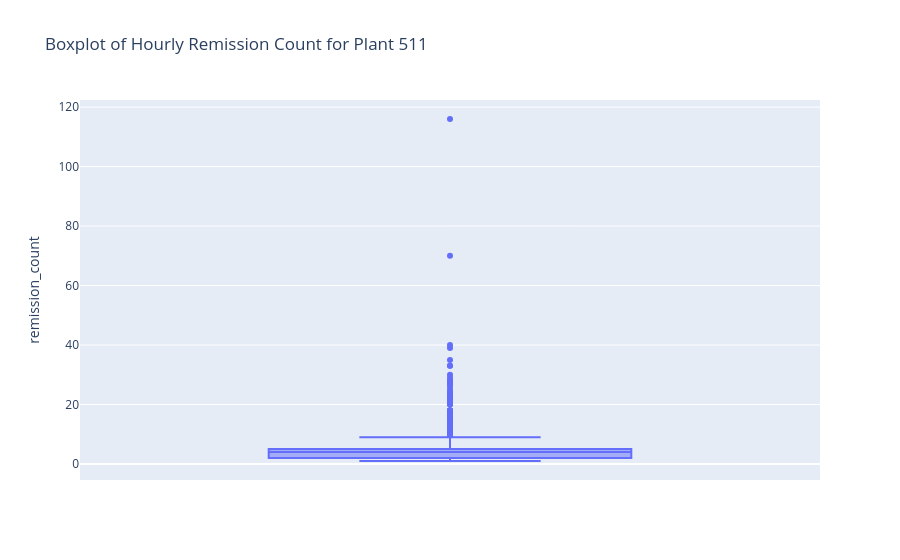

Here is the notebook cell this chart was saved with:
### Code cell
# Plant 511 remission count boxplot (row count) 
plant_511_counts = (
    remissions.loc[remissions["ship_plant_code"] == "511"]
    .groupby(remissions["start_time"].dt.floor("h"))
    .size()
    .reset_index(name="remission_count")
)
fig = px.box(
    plant_511_counts,
    y="remission_count",
    title="Boxplot of Hourly Remission Count for Plant 511",
)
fig.show()

### Figure 1 — Plotly figure (JSON) as saved in the notebook; plotly's stock layout.template omitted (floating-point values rounded to 4 significant figures; data arrays with more than 128 entries replaced by an {"elided": "..."} marker saying what was removed)
{"data": [{"alignmentgroup": "True", "hovertemplate": "remission_count=%{y}<extra></extra>", "legendgroup": "", "marker": {"color": "#636efa"}, "name": "", "notched": false, "offsetgroup": "", "orientation": "v", "showlegend": false, "type": "box", "x0": " ", "xaxis": "x", "y": {"elided": "15631 int values"}, "y0": " ", "yaxis": "y"}], "layout": {"boxmode": "group", "legend": {"tracegroupgap": 0}, "title": {"text": "Boxplot of Hourly Remission Count for Plant 511"}, "xaxis": {"anchor": "y", "domain": [0, 1]}, "yaxis": {"anchor": "x", "domain": [0, 1], "title": {"text": "remission_count"}}}}
